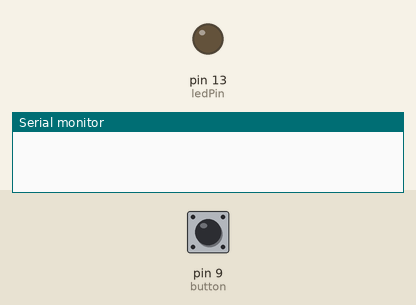
Simulated run of this sketch. Board: Arduino Uno, built with avr-gcc and run on an emulated ATmega328P. Parts: output pins drawn as LEDs (lit = HIGH), the last lines printed to the serial monitor. Dashed ring = blinking. The inputs (shaded band) are chosen by the test bench; at power-on: pin 9 (button) LOW.

Above: at 0.1 s.
At 1.2 s:
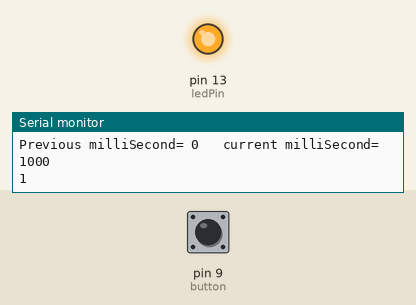
1.3 s: pin 9 (button) pulled HIGH for 3.2 s
At 5.1 s:
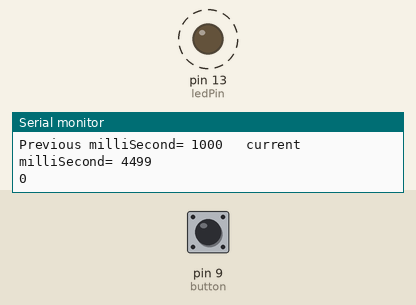
Timing chart, 0 to 13.5 s (numbered marks = the images above; inputs shaded):
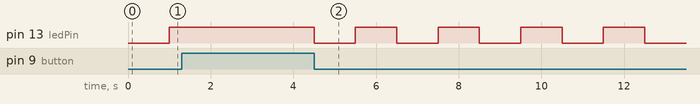

Measured:
- by itself, pin 13 (ledPin): alternates HIGH for 1.0 s and LOW for 1.0 s

The sketch:

On_off_without_delay.ino
```cpp
const int ledPin = 13;

int ledState= LOW;

unsigned long previousMilliSec= 0;

const int interval = 1000;

// To count the itrations for each second
unsigned long startTime= 0;
unsigned long count= 0;

// Controlling led using push button
const int button = 9;
int buttonState = 0;

void setup() {
  Serial.begin(9600);
  pinMode(ledPin, OUTPUT);
  pinMode(button, INPUT);
}

void loop() {
 buttonState = digitalRead(button);
 unsigned long currentMilliSec = millis();

// count++;
// if ( currentMilliSec - startTime >= interval){
//  startTime = currentMilliSec;
//  Serial.print("loops per second = ");
//  Serial.println(count);
//  count = 0;
// }

  if (buttonState == HIGH){
      ledState = HIGH;
  }

 else if ( currentMilliSec - previousMilliSec >= interval) {

  Serial.print("Previous milliSecond= ");
  Serial.print(previousMilliSec);
  Serial.print("\t current milliSecond= ");
  Serial.println(currentMilliSec);

  previousMilliSec = currentMilliSec;

  if (ledState == LOW){
    ledState = HIGH;
  }
  else {
    ledState = LOW;
  }

 Serial.println(ledState);

 }
digitalWrite(ledPin, ledState);
}
```
